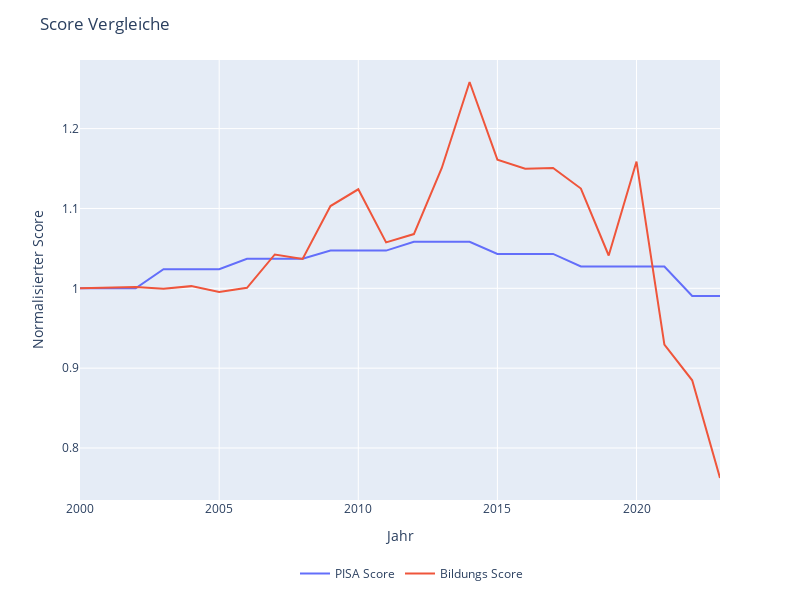

The cell this chart's notebook holds for it:
### Code cell
plt_data = data.loc[:,['PISA Score', 'Bildungs Score']]
plt_data = plt_data / plt_data.loc['2000'].iloc[0]
fig = px.line(plt_data, y=['PISA Score', 'Bildungs Score'])
fig.update_layout(title='Score Vergleiche',autosize=False, width=800,height=600)
fig.update_yaxes(title='Normalisierter Score')
fig.update_layout(legend=dict(
    orientation='h',
    yanchor='bottom',
    y=-0.2,
    xanchor='right',
    x=0.7,
    title=''
))
fig.show()

### Figure 1 — Plotly figure (JSON) as saved in the notebook; plotly's stock layout.template omitted (floating-point values rounded to 4 significant figures)
{"data": [{"hovertemplate": "variable=PISA Score<br>Jahr=%{x}<br>value=%{y}<extra></extra>", "legendgroup": "PISA Score", "line": {"color": "#636efa", "dash": "solid"}, "marker": {"symbol": "circle"}, "mode": "lines", "name": "PISA Score", "orientation": "v", "showlegend": true, "type": "scatter", "x": ["2000-01-01T00:00:00", "2001-01-01T00:00:00", "2002-01-01T00:00:00", "2003-01-01T00:00:00", "2004-01-01T00:00:00", "2005-01-01T00:00:00", "2006-01-01T00:00:00", "2007-01-01T00:00:00", "2008-01-01T00:00:00", "2009-01-01T00:00:00", "2010-01-01T00:00:00", "2011-01-01T00:00:00", "2012-01-01T00:00:00", "2013-01-01T00:00:00", "2014-01-01T00:00:00", "2015-01-01T00:00:00", "2016-01-01T00:00:00", "2017-01-01T00:00:00", "2018-01-01T00:00:00", "2019-01-01T00:00:00", "2020-01-01T00:00:00", "2021-01-01T00:00:00", "2022-01-01T00:00:00", "2023-01-01T00:00:00"], "xaxis": "x", "y": [1, 1, 1, 1.024, 1.024, 1.024, 1.037, 1.037, 1.037, 1.047, 1.047, 1.047, 1.058, 1.058, 1.058, 1.043, 1.043, 1.043, 1.027, 1.027, 1.027, 1.027, 0.9904, 0.9904], "yaxis": "y"}, {"hovertemplate": "variable=Bildungs Score<br>Jahr=%{x}<br>value=%{y}<extra></extra>", "legendgroup": "Bildungs Score", "line": {"color": "#EF553B", "dash": "solid"}, "marker": {"symbol": "circle"}, "mode": "lines", "name": "Bildungs Score", "orientation": "v", "showlegend": true, "type": "scatter", "x": ["2000-01-01T00:00:00", "2001-01-01T00:00:00", "2002-01-01T00:00:00", "2003-01-01T00:00:00", "2004-01-01T00:00:00", "2005-01-01T00:00:00", "2006-01-01T00:00:00", "2007-01-01T00:00:00", "2008-01-01T00:00:00", "2009-01-01T00:00:00", "2010-01-01T00:00:00", "2011-01-01T00:00:00", "2012-01-01T00:00:00", "2013-01-01T00:00:00", "2014-01-01T00:00:00", "2015-01-01T00:00:00", "2016-01-01T00:00:00", "2017-01-01T00:00:00", "2018-01-01T00:00:00", "2019-01-01T00:00:00", "2020-01-01T00:00:00", "2021-01-01T00:00:00", "2022-01-01T00:00:00", "2023-01-01T00:00:00"], "xaxis": "x", "y": [1, 1.001, 1.002, 0.9993, 1.003, 0.9955, 1.001, 1.042, 1.037, 1.103, 1.124, 1.058, 1.068, 1.151, 1.258, 1.161, 1.15, 1.151, 1.125, 1.041, 1.159, 0.9295, 0.8848, 0.7624], "yaxis": "y"}], "layout": {"autosize": false, "height": 600, "legend": {"orientation": "h", "title": {"text": ""}, "tracegroupgap": 0, "x": 0.7, "xanchor": "right", "y": -0.2, "yanchor": "bottom"}, "margin": {"t": 60}, "title": {"text": "Score Vergleiche"}, "width": 800, "xaxis": {"anchor": "y", "domain": [0, 1], "title": {"text": "Jahr"}}, "yaxis": {"anchor": "x", "domain": [0, 1], "title": {"text": "Normalisierter Score"}}}}
